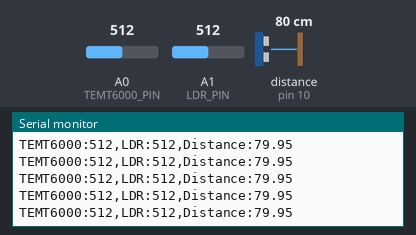
Bench run of a sketch on a simulated Arduino Uno, built with avr-gcc and run on an emulated ATmega328P. On the bench: the last lines printed to the serial monitor. Wiring (inferred from the names in the program): ultrasonic range finder: trigger pin 9; echo pin 10. The inputs (shaded band) are chosen by the test bench; at power-on: distance to the obstacle (sensor on pin 10) 80 cm, A0 (TEMT6000_PIN) = 512, A1 (LDR_PIN) = 512. The echo pulse lasts 58.3 µs per cm.

Above: at 6.2 s.
6.3 s: distance to the obstacle (sensor on pin 10) set to 2 cm
At 6.38 s:
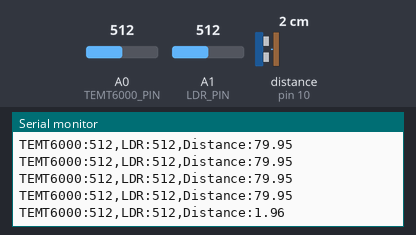
7.8 s: A0 (TEMT6000_PIN) set to 716
At 7.84 s:
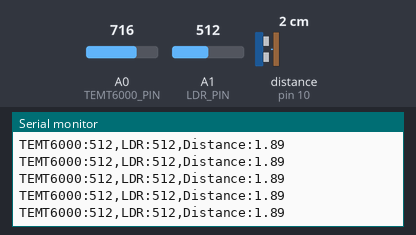
9.3 s: A1 (LDR_PIN) set to 716
At 9.31 s:
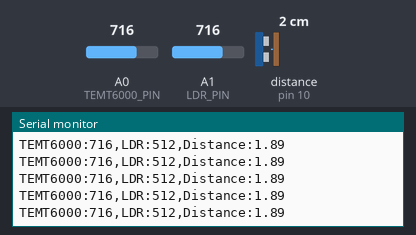
10.8 s: distance to the obstacle (sensor on pin 10) set to 4 cm
At 10.83 s:
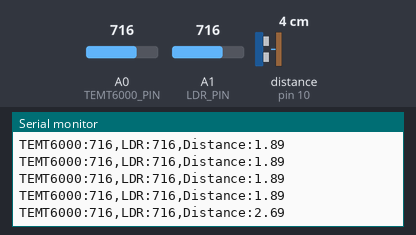
12.3 s: distance to the obstacle (sensor on pin 10) set to 9 cm
At 12.37 s:
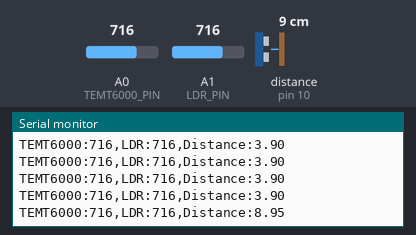
15.3 s: A0 (TEMT6000_PIN) set to 900
At 15.31 s:
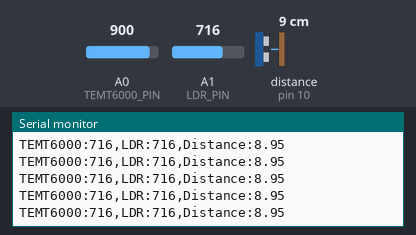
Timing chart, 0 to 17.8 s (numbered marks = the images above; inputs shaded):
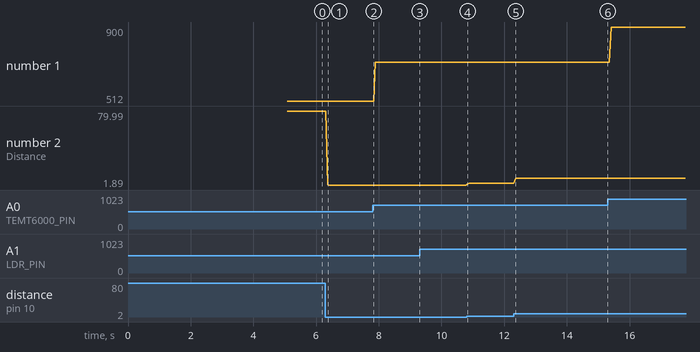

The sketch:

main.ino
```cpp
const int TEMT6000_PIN = A0;
const int LDR_PIN = A1;
const int TRIG_PIN = 9;
const int ECHO_PIN = 10;

long duration;
float distance;
const int samples = 5;

void setup() {
  delay(5000);

  Serial.begin(115200);
  while (!Serial);
  Serial.println("---------- BOOT ----------");

  // TEMT6000 (phototransistor) and LDR (photoresistor)
  pinMode(TEMT6000_PIN, INPUT);
  pinMode(LDR_PIN, INPUT);

  // Ultrasonic sensor
  pinMode(TRIG_PIN, OUTPUT);
  pinMode(ECHO_PIN, INPUT);
}

void loop() {
  // unsigned long now = millis();

  int temt6000Value = analogRead(TEMT6000_PIN);
  int ldrValue = analogRead(LDR_PIN);

  float distances = 0.0f;
  int validSamples = 0;
  for (int i = 0; i < samples; ++i) {
    // Trigger a measurement from ultrasonic sensor
    digitalWrite(TRIG_PIN, LOW);
    delayMicroseconds(2);
    digitalWrite(TRIG_PIN, HIGH);
    delayMicroseconds(10);
    digitalWrite(TRIG_PIN, LOW);

    // Read the value and convert to cm using speed of sound
    // Timeout limited to 30k microseconds ≈ 500cm
    duration = pulseIn(ECHO_PIN, HIGH, 30000);
    if (duration > 0) {
      distances += duration * 0.0343f / 2.0f;
      ++validSamples;
    }

    delay(10);
  }

  if (validSamples > 0) {
    distance = distances / validSamples;
  } else {
    distance = -1.0f;
  }

  // Log values
  Serial.print("TEMT6000:");
  Serial.print(temt6000Value);

  Serial.print(",");

  Serial.print("LDR:");
  Serial.print(ldrValue);

  Serial.print(",");
  Serial.print("Distance:");
  Serial.print(distance);

  Serial.println();

  // delay(50); // Implicitly delayed from the distance loop
}
```

Measured:
- after the input at 6.3 s, the serial monitor: prints a new line after 0.07 s (image 1)
- after the input at 10.8 s, the serial monitor: prints a new line at once (image 4)
- after the input at 12.3 s, the serial monitor: prints a new line after 0.06 s (image 5)
- plotted number 1: 512 → 716 after the input at 7.8 s, 716 → 900 after the input at 15.3 s
- plotted number 2: 79.95 → 1.89 after the input at 6.3 s, 1.89 → 3.9 after the input at 10.8 s, 3.9 → 8.95 after the input at 12.3 s
